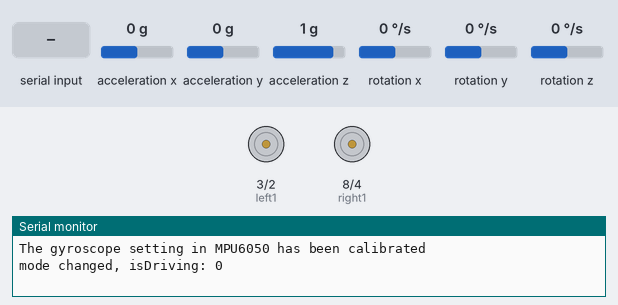
Bench run of a sketch on a simulated Arduino Uno, built with avr-gcc and run on an emulated ATmega328P. On the bench: motor-driver pin pairs drawn as motors (green arrow = first pin HIGH = forward, orange = second pin HIGH = backward, longer = more drive, scaled by the enable pin), the last lines printed to the serial monitor. Wiring (inferred from the names in the program): MPU-6050 motion sensor at I2C address 0x68. The test bench sets the inputs (shaded band); at power-on: rotation x 0 °/s, acceleration x 0 g, acceleration y 0 g, acceleration z 1 g, rotation y 0 °/s, rotation z 0 °/s.

Above: at 1.7 s.
1.8 s: rotation x set to -192 °/s
At 4.5 s:
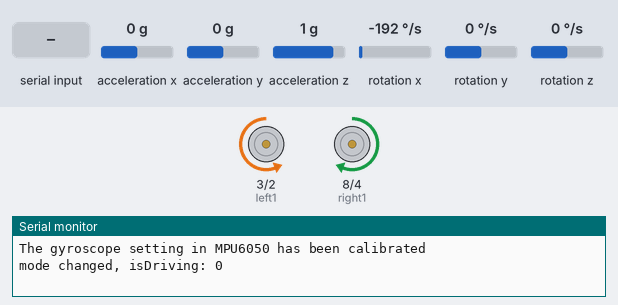
4.8 s: "w" received over Serial
At 6.8 s:
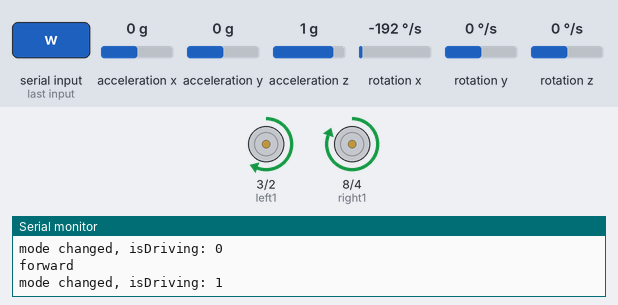
7.8 s: "p" received over Serial
At 8.1 s:
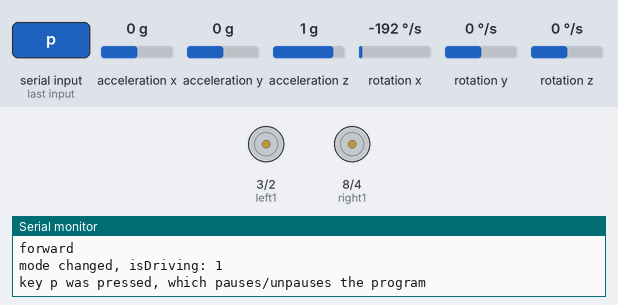
Timing chart, 0 to 10.8 s (numbered marks = the images above; inputs shaded):
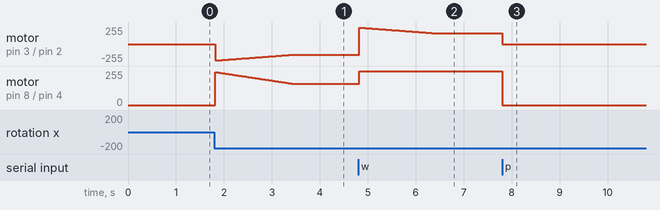

The sketch:

Gyro_base_straightforward.ino
```cpp
#include <Wire.h>

const int left1 = 3;  // Connect this to the IN1 on the L9110S module
const int left2 = 2;  // Connect this to the IN2 on the L9110S module
const int right1 = 8; // Connect this to the IN3 on the L9110S module
const int right2 = 4; // Connect this to the IN4 on the L9110S module

// Motor A connections
const int motor1A = 2;  // Connect this to IN1 on the L9110S module
const int motor1B = 3;  // Connect this to IN2 on the L9110S module

// Motor B connections
const int motor2A = 4;  // Connect this to IN3 on the L9110S module
const int motor2B = 5;  // Connect this to IN4 on the L9110S module


// Motor speed control pins
const int leftSpeed = 9;  // Connect this to the speed control input for the left motor on the L9110S module
const int rightSpeed = 5; // Connect this to the speed control input for the right motor on the L9110S module

const int MPU = 0x68;
float AccX, AccY, AccZ;
float GyroX, GyroY, GyroZ;
float accAngleX, accAngleY, gyroAngleX, gyroAngleY, gyroAngleZ;
float roll, pitch, yaw;
float AccErrorX, AccErrorY, GyroErrorX, GyroErrorY, GyroErrorZ;
float elapsedTime, currentTime, previousTime;
int c = 0;

const int maxSpeed = 255;
const int minSpeed = 160;
float angle;
float targetAngle = 0;
int equilibriumSpeed = 248;
int leftSpeedVal;
int rightSpeedVal;
bool isDriving = false;
bool prevIsDriving = true;
bool paused = false;

// Function declarations
void readAcceleration();
void readGyro();
void stopCar();
void forward();
void left();
void right();
void calculateError();
int changeSpeed(int motorSpeed, int increment);

void setup() {
  Serial.begin(9600);
  Wire.begin();
  Wire.beginTransmission(MPU);
  Wire.write(0x6B);
  Wire.write(0x00);
  Wire.endTransmission(true);
  calculateError();
  delay(20);

  pinMode(left1, OUTPUT);
  pinMode(left2, OUTPUT);
  pinMode(right1, OUTPUT);
  pinMode(right2, OUTPUT);

  pinMode(leftSpeed, OUTPUT);
  pinMode(rightSpeed, OUTPUT);

  currentTime = micros();
}

void loop() {
  readAcceleration();
  accAngleX = (atan(AccY / sqrt(pow(AccX, 2) + pow(AccZ, 2))) * 180 / PI) - AccErrorX;
  accAngleY = (atan(-1 * AccX / sqrt(pow(AccY, 2) + pow(AccZ, 2))) * 180 / PI) - AccErrorY;

  previousTime = currentTime;
  currentTime = micros();
  elapsedTime = (currentTime - previousTime) / 1000000;
  readGyro();
  GyroX -= GyroErrorX;
  GyroY -= GyroErrorY;
  GyroZ -= GyroErrorZ;
  gyroAngleX += GyroX * elapsedTime;
  gyroAngleY += GyroY * elapsedTime;
  yaw += GyroZ * elapsedTime;

  roll = 0.96 * gyroAngleX + 0.04 * accAngleX;
  pitch = 0.96 * gyroAngleY + 0.04 * accAngleY;
  angle = roll;

  if (Serial.available()) {
    char c = Serial.read();
    if (c == 'w') {
      Serial.println("forward");
      isDriving = true;
    } else if (c == 'a') {
      Serial.println("left");
      targetAngle += 90;
      if (targetAngle > 180) {
        targetAngle -= 360;
      }
      isDriving = false;
    } else if (c == 'd') {
      Serial.println("right");
      targetAngle -= 90;
      if (targetAngle <= -180) {
        targetAngle += 360;
      }
      isDriving = false;
    } else if (c == 'q') {
      Serial.println("stop");
      isDriving = false;
    } else if (c == 'i') {
      Serial.print("angle: ");
      Serial.println(angle);
      Serial.print("targetAngle: ");
      Serial.println(targetAngle);
      Serial.print("GyroX: ");
      Serial.println(GyroX);
      Serial.print("elapsedTime (in ms): ");
      Serial.println(elapsedTime * pow(10, 3));
      Serial.print("equilibriumSpeed: ");
      Serial.println(equilibriumSpeed);
    } else if (c == 'p') {
      paused = !paused;
      stopCar();
      isDriving = false;
      Serial.println("key p was pressed, which pauses/unpauses the program");
    }
  }

  static int count;
  static int countStraight;
  if (count < 6) {
    count++;
  } else {
    count = 0;
    if (!paused) {
      if (isDriving != prevIsDriving) {
        leftSpeedVal = equilibriumSpeed;
        countStraight = 0;
        Serial.print("mode changed, isDriving: ");
        Serial.println(isDriving);
      }
      if (isDriving) {
        if (abs(targetAngle - angle) < 3) {
          if (countStraight < 20) {
            countStraight++;
          } else {
            countStraight = 0;
            equilibriumSpeed = leftSpeedVal;
            Serial.print("EQUILIBRIUM reached, equilibriumSpeed: ");
            Serial.println(equilibriumSpeed);
          }
        } else {
          countStraight = 0;
        }
        driving();
      } else {
        rotate();
      }
      prevIsDriving = isDriving;
    }
  }

}

void driving() {
  int deltaAngle = round(targetAngle - angle);
  forward();
  if (deltaAngle != 0) {
    controlSpeed();
    rightSpeedVal = maxSpeed;
    analogWrite(rightSpeed, rightSpeedVal);
    analogWrite(leftSpeed, leftSpeedVal);
  }
}

void controlSpeed() {
  int deltaAngle = round(targetAngle - angle);
  int targetGyroX;

  if (deltaAngle > 30) {
    targetGyroX = 60;
  } else if (deltaAngle < -30) {
    targetGyroX = -60;
  } else {
    targetGyroX = 2 * deltaAngle;
  }

  if (round(targetGyroX - GyroX) == 0) {
    ;
  } else if (targetGyroX > GyroX) {
    leftSpeedVal = changeSpeed(leftSpeedVal, -1);
  } else {
    leftSpeedVal = changeSpeed(leftSpeedVal, 1);
  }
}

void rotate() {
  int deltaAngle = round(targetAngle - angle);
  int targetGyroX;
  if (abs(deltaAngle) <= 1) {
    stopCar();
  } else {
    if (angle > targetAngle) {
      left();
    } else if (angle < targetAngle) {
      right();
    }

    if (abs(deltaAngle) > 30) {
      targetGyroX = 60;
    } else {
      targetGyroX = 2 * abs(deltaAngle);
    }

    if (round(targetGyroX - abs(GyroX)) == 0) {
      ;
    } else if (targetGyroX > abs(GyroX)) {
      leftSpeedVal = changeSpeed(leftSpeedVal, 1);
    } else {
      leftSpeedVal = changeSpeed(leftSpeedVal, -1);
    }
    rightSpeedVal = leftSpeedVal;
    analogWrite(rightSpeed, rightSpeedVal);
    analogWrite(leftSpeed, leftSpeedVal);
  }
}

int changeSpeed(int motorSpeed, int increment) {
  motorSpeed += increment;
  if (motorSpeed > maxSpeed) {
    motorSpeed = maxSpeed;
  } else if (motorSpeed < minSpeed) {
    motorSpeed = minSpeed;
  }
  return motorSpeed;
}

void calculateError() {
  c = 0;
  while (c < 200) {
    readAcceleration();
    AccErrorX += (atan((AccY) / sqrt(pow((AccX), 2) + pow((AccZ), 2))) * 180 / PI);
    AccErrorY += (atan(-1 * (AccX) / sqrt(pow((AccY), 2) + pow((AccZ), 2))) * 180 / PI);
    c++;
  }
  AccErrorX = AccErrorX / 200;
  AccErrorY = AccErrorY / 200;
  c = 0;

  while (c < 200) {
    readGyro();
    GyroErrorX += GyroX;
    GyroErrorY += GyroY;
    GyroErrorZ += GyroZ;
    c++;
  }
  GyroErrorX = GyroErrorX / 200;
  GyroErrorY = GyroErrorY / 200;
  GyroErrorZ = GyroErrorZ / 200;
  Serial.println("The gyroscope setting in MPU6050 has been calibrated");
}

void readAcceleration() {
  Wire.beginTransmission(MPU);
  Wire.write(0x3B);
  Wire.endTransmission(false);
  Wire.requestFrom(MPU, 6, true);
  AccX = (Wire.read() << 8 | Wire.read()) / 16384.0;
  AccY = (Wire.read() << 8 | Wire.read()) / 16384.0;
  AccZ = (Wire.read() << 8 | Wire.read()) / 16384.0;
}

void readGyro() {
  Wire.beginTransmission(MPU);
  Wire.write(0x43);
  Wire.endTransmission(false);
  Wire.requestFrom(MPU, 6, true);
  GyroX = (Wire.read() << 8 | Wire.read()) / 131.0;
  GyroY = (Wire.read() << 8 | Wire.read()) / 131.0;
  GyroZ = (Wire.read() << 8 | Wire.read()) / 131.0;
}

void stopCar() {
  digitalWrite(right1, LOW);
  digitalWrite(right2, LOW);
  digitalWrite(left1, LOW);
  digitalWrite(left2, LOW);

  analogWrite(rightSpeed, 0);
  analogWrite(leftSpeed, 0);
}

void forward() {
  digitalWrite(right1, HIGH);
  digitalWrite(right2, LOW);
  digitalWrite(left1, HIGH);
  digitalWrite(left2, LOW);

  analogWrite(rightSpeed, rightSpeedVal);
  analogWrite(leftSpeed, leftSpeedVal);
}

void left() {
  digitalWrite(right1, LOW);
  digitalWrite(right2, HIGH);
  digitalWrite(left1, HIGH);
  digitalWrite(left2, LOW);

  analogWrite(rightSpeed, rightSpeedVal);
  analogWrite(leftSpeed, leftSpeedVal);
}

void right() {
  digitalWrite(right1, HIGH);
  digitalWrite(right2, LOW);
  digitalWrite(left1, LOW);
  digitalWrite(left2, HIGH);

  analogWrite(rightSpeed, rightSpeedVal);
  analogWrite(leftSpeed, leftSpeedVal);
}
```

Measured:
- after the input at 4.8 s, motor on pin 8 (right1) / pin 4 (right2): forward 160/255 → forward 255/255 at once
- after the input at 7.8 s, motor on pin 3 (left1) / pin 2 (left2): forward 160/255 → stopped at once; motor on pin 8 (right1) / pin 4 (right2): forward 255/255 → stopped at once
